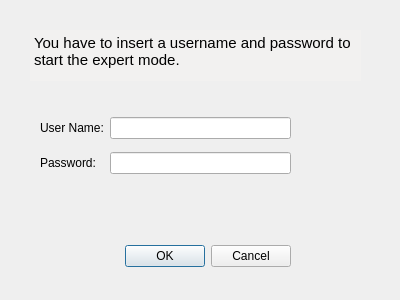
<?xml version="1.0" encoding="UTF-8"?>
<ui version="4.0">
 <class>EnablePasswordExpertMode</class>
 <widget class="QDialog" name="EnablePasswordExpertMode">
  <property name="geometry">
   <rect>
    <x>0</x>
    <y>0</y>
    <width>400</width>
    <height>300</height>
   </rect>
  </property>
  <property name="windowTitle">
   <string>Authentication Required</string>
  </property>
  <widget class="QDialogButtonBox" name="buttonBox">
   <property name="geometry">
    <rect>
     <x>110</x>
     <y>240</y>
     <width>181</width>
     <height>32</height>
    </rect>
   </property>
   <property name="orientation">
    <enum>Qt::Horizontal</enum>
   </property>
   <property name="standardButtons">
    <set>QDialogButtonBox::Cancel|QDialogButtonBox::Ok</set>
   </property>
  </widget>
  <widget class="QWidget" name="layoutWidget">
   <property name="geometry">
    <rect>
     <x>40</x>
     <y>110</y>
     <width>251</width>
     <height>71</height>
    </rect>
   </property>
   <layout class="QGridLayout" name="gridLayout">
    <item row="0" column="0">
     <widget class="QLabel" name="label_2">
      <property name="text">
       <string>User Name:</string>
      </property>
     </widget>
    </item>
    <item row="0" column="1">
     <widget class="QLineEdit" name="LineEdit_UserNameExpertMode"/>
    </item>
    <item row="1" column="0">
     <widget class="QLabel" name="label">
      <property name="text">
       <string>Password:</string>
      </property>
     </widget>
    </item>
    <item row="1" column="1">
     <widget class="QLineEdit" name="LineEdit_PasswordExpertMode">
      <property name="echoMode">
       <enum>QLineEdit::Password</enum>
      </property>
     </widget>
    </item>
   </layout>
  </widget>
  <widget class="QTextEdit" name="textEdit">
   <property name="geometry">
    <rect>
     <x>30</x>
     <y>30</y>
     <width>331</width>
     <height>51</height>
    </rect>
   </property>
   <property name="palette">
    <palette>
     <active>
      <colorrole role="Base">
       <brush brushstyle="SolidPattern">
        <color alpha="255">
         <red>242</red>
         <green>241</green>
         <blue>240</blue>
        </color>
       </brush>
      </colorrole>
     </active>
     <inactive>
      <colorrole role="Base">
       <brush brushstyle="SolidPattern">
        <color alpha="255">
         <red>242</red>
         <green>241</green>
         <blue>240</blue>
        </color>
       </brush>
      </colorrole>
     </inactive>
     <disabled>
      <colorrole role="Base">
       <brush brushstyle="SolidPattern">
        <color alpha="255">
         <red>255</red>
         <green>255</green>
         <blue>255</blue>
        </color>
       </brush>
      </colorrole>
     </disabled>
    </palette>
   </property>
   <property name="frameShape">
    <enum>QFrame::NoFrame</enum>
   </property>
   <property name="html">
    <string>&lt;!DOCTYPE HTML PUBLIC &quot;-//W3C//DTD HTML 4.0//EN&quot; &quot;http://www.w3.org/TR/REC-html40/strict.dtd&quot;&gt;
&lt;html&gt;&lt;head&gt;&lt;meta name=&quot;qrichtext&quot; content=&quot;1&quot; /&gt;&lt;style type=&quot;text/css&quot;&gt;
p, li { white-space: pre-wrap; }
&lt;/style&gt;&lt;/head&gt;&lt;body style=&quot; font-family:'Ubuntu'; font-size:11pt; font-weight:400; font-style:normal;&quot;&gt;
&lt;p style=&quot; margin-top:0px; margin-bottom:0px; margin-left:0px; margin-right:0px; -qt-block-indent:0; text-indent:0px;&quot;&gt;You have to insert a username and password to start the expert mode.&lt;/p&gt;&lt;/body&gt;&lt;/html&gt;</string>
   </property>
   <property name="textInteractionFlags">
    <set>Qt::TextSelectableByMouse</set>
   </property>
  </widget>
 </widget>
 <resources/>
 <connections>
  <connection>
   <sender>buttonBox</sender>
   <signal>accepted()</signal>
   <receiver>EnablePasswordExpertMode</receiver>
   <slot>accept()</slot>
   <hints>
    <hint type="sourcelabel">
     <x>248</x>
     <y>254</y>
    </hint>
    <hint type="destinationlabel">
     <x>157</x>
     <y>274</y>
    </hint>
   </hints>
  </connection>
  <connection>
   <sender>buttonBox</sender>
   <signal>rejected()</signal>
   <receiver>EnablePasswordExpertMode</receiver>
   <slot>reject()</slot>
   <hints>
    <hint type="sourcelabel">
     <x>316</x>
     <y>260</y>
    </hint>
    <hint type="destinationlabel">
     <x>286</x>
     <y>274</y>
    </hint>
   </hints>
  </connection>
 </connections>
</ui>
